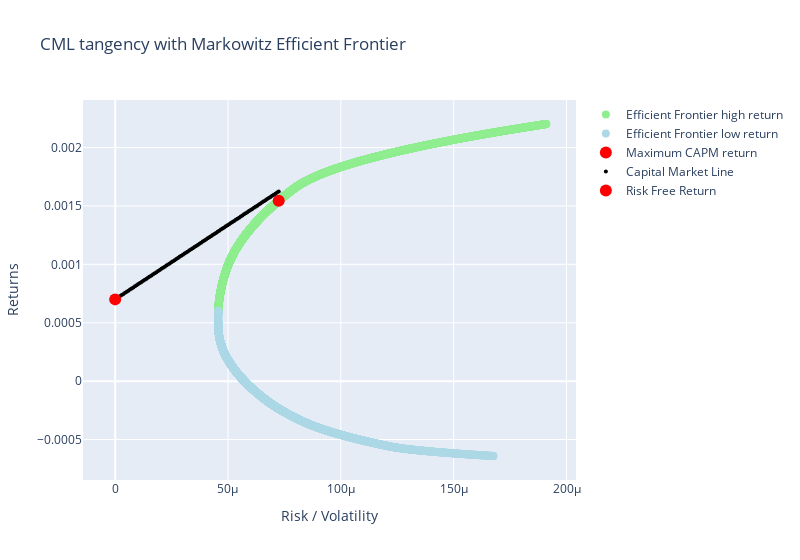

Notebook code for this chart:
### Markdown cell above
### <b>CML line on Efficient markowitz frontier</b>

### Code cell
import plotly.graph_objects as go
r = [riskVal1]
t = [returnVal1]
efficient_Frontier_high_Return = go.Scatter(x=temp2, y=temp, mode='markers' , name = "Efficient Frontier high return", marker=dict(size=8, color='lightgreen'))
efficient_Frontier_low_return = go.Scatter(x = temp3 , y = temp1 , mode = 'markers', name = "Efficient Frontier low return" , marker=dict(size = 8 , color = 'lightblue'))
Maximum_CAPM_return = go.Scatter(x=r , y=t , mode = "markers", name = "Maximum CAPM return", marker=dict(size = 12 , color = 'red'))
Capital_Market_Line = go.Scatter(x = CML_x , y = CML_y ,name = "Capital Market Line", mode='markers' , marker=dict(size = 4 , color = 'black'))
Risk_free_Return = go.Scatter(x=[0] , y=[0.0007] , mode = "markers" , name = "Risk Free Return" , marker=dict(size = 12 , color = 'red'))

layout = go.Layout(
    title='CML tangency with Markowitz Efficient Frontier',
    xaxis=dict(title='Risk / Volatility '),
    yaxis=dict(title='Returns'),
    width=800
)

fig = go.Figure(data=[efficient_Frontier_high_Return , efficient_Frontier_low_return , Maximum_CAPM_return , Capital_Market_Line , Risk_free_Return], layout=layout)

fig.show()

### Figure 1 — Plotly figure (JSON) as saved in the notebook; plotly's stock layout.template omitted (floating-point values rounded to 4 significant figures; data arrays with more than 128 entries replaced by an {"elided": "..."} marker saying what was removed)
{"data": [{"marker": {"color": "lightgreen", "size": 8}, "mode": "markers", "name": "Efficient Frontier high return", "type": "scatter", "x": {"elided": "5634 float values"}, "y": {"elided": "5634 float values"}}, {"marker": {"color": "lightblue", "size": 8}, "mode": "markers", "name": "Efficient Frontier low return", "type": "scatter", "x": {"elided": "4366 float values"}, "y": {"elided": "4366 float values"}}, {"marker": {"color": "red", "size": 12}, "mode": "markers", "name": "Maximum CAPM return", "type": "scatter", "x": [7.248e-05], "y": [0.001545]}, {"marker": {"color": "black", "size": 4}, "mode": "markers", "name": "Capital Market Line", "type": "scatter", "x": [0, 7.321e-07, 1.464e-06, 2.196e-06, 2.928e-06, 3.66e-06, 4.393e-06, 5.125e-06, 5.857e-06, 6.589e-06, 7.321e-06, 8.053e-06, 8.785e-06, 9.517e-06, 1.025e-05, 1.098e-05, 1.171e-05, 1.245e-05, 1.318e-05, 1.391e-05, 1.464e-05, 1.537e-05, 1.611e-05, 1.684e-05, 1.757e-05, 1.83e-05, 1.903e-05, 1.977e-05, 2.05e-05, 2.123e-05, 2.196e-05, 2.269e-05, 2.343e-05, 2.416e-05, 2.489e-05, 2.562e-05, 2.636e-05, 2.709e-05, 2.782e-05, 2.855e-05, 2.928e-05, 3.002e-05, 3.075e-05, 3.148e-05, 3.221e-05, 3.294e-05, 3.368e-05, 3.441e-05, 3.514e-05, 3.587e-05, 3.66e-05, 3.734e-05, 3.807e-05, 3.88e-05, 3.953e-05, 4.026e-05, 4.1e-05, 4.173e-05, 4.246e-05, 4.319e-05, 4.393e-05, 4.466e-05, 4.539e-05, 4.612e-05, 4.685e-05, 4.759e-05, 4.832e-05, 4.905e-05, 4.978e-05, 5.051e-05, 5.125e-05, 5.198e-05, 5.271e-05, 5.344e-05, 5.417e-05, 5.491e-05, 5.564e-05, 5.637e-05, 5.71e-05, 5.784e-05, 5.857e-05, 5.93e-05, 6.003e-05, 6.076e-05, 6.15e-05, 6.223e-05, 6.296e-05, 6.369e-05, 6.442e-05, 6.516e-05, 6.589e-05, 6.662e-05, 6.735e-05, 6.808e-05, 6.882e-05, 6.955e-05, 7.028e-05, 7.101e-05, 7.174e-05, 7.248e-05], "y": [0.0007, 0.0007093, 0.0007187, 0.000728, 0.0007373, 0.0007467, 0.000756, 0.0007653, 0.0007747, 0.000784, 0.0007933, 0.0008026, 0.000812, 0.0008213, 0.0008306, 0.00084, 0.0008493, 0.0008586, 0.000868, 0.0008773, 0.0008866, 0.000896, 0.0009053, 0.0009146, 0.000924, 0.0009333, 0.0009426, 0.000952, 0.0009613, 0.0009706, 0.00098, 0.0009893, 0.0009986, 0.001008, 0.001017, 0.001027, 0.001036, 0.001045, 0.001055, 0.001064, 0.001073, 0.001083, 0.001092, 0.001101, 0.001111, 0.00112, 0.001129, 0.001139, 0.001148, 0.001157, 0.001167, 0.001176, 0.001185, 0.001195, 0.001204, 0.001213, 0.001223, 0.001232, 0.001241, 0.001251, 0.00126, 0.001269, 0.001279, 0.001288, 0.001297, 0.001307, 0.001316, 0.001325, 0.001335, 0.001344, 0.001353, 0.001363, 0.001372, 0.001381, 0.001391, 0.0014, 0.001409, 0.001419, 0.001428, 0.001437, 0.001447, 0.001456, 0.001465, 0.001475, 0.001484, 0.001493, 0.001503, 0.001512, 0.001521, 0.001531, 0.00154, 0.001549, 0.001559, 0.001568, 0.001577, 0.001587, 0.001596, 0.001605, 0.001615, 0.001624]}, {"marker": {"color": "red", "size": 12}, "mode": "markers", "name": "Risk Free Return", "type": "scatter", "x": [0], "y": [0.0007]}], "layout": {"title": {"text": "CML tangency with Markowitz Efficient Frontier"}, "width": 800, "xaxis": {"title": {"text": "Risk / Volatility "}}, "yaxis": {"title": {"text": "Returns"}}}}
